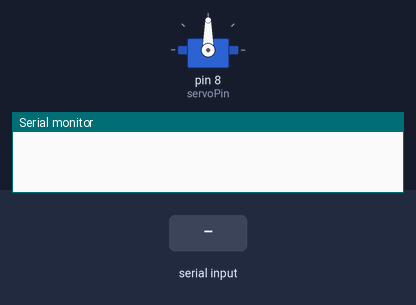
Bench run of a sketch on a simulated Arduino Uno, built with avr-gcc and run on an emulated ATmega328P. Shown: servo, the last lines printed to the serial monitor. Inputs (shaded band) come from the test bench.

Above: at 1.2 s.
1.3 s: "30,150\n" received over Serial
At 3.5 s:
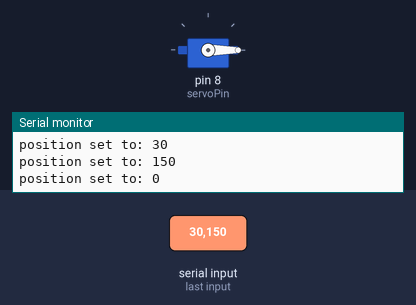
3.8 s: "90,45\n" received over Serial
At 4.6 s:
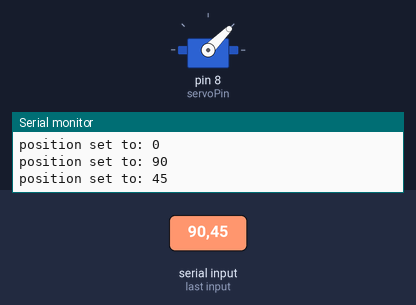
6.3 s: "200\n" received over Serial
At 6.7 s:
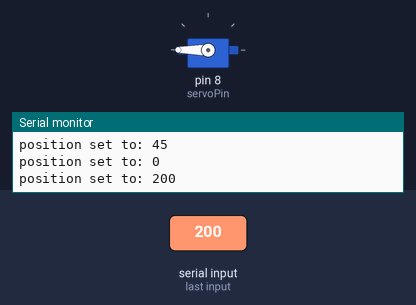
Timing chart, 0 to 9.3 s (numbered marks = the images above; inputs shaded):
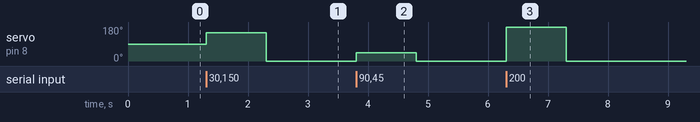

The sketch:

servoPosTest.ino
```cpp
#include <Servo.h>


// pin assignments
const int servoPin = 8;

// user settings
const int pwmMin = 553;
const int pwmMax = 2450;

// initializations
Servo obstacleServo;
volatile int userInput;


// setup
void setup() {
  obstacleServo.attach(servoPin, pwmMin, pwmMax);
  Serial.begin(9600);
}


// main loop
void loop() {
  if (Serial.available()){
    userInput = Serial.parseInt();
    obstacleServo.write(userInput);
    Serial.print("position set to: ");
    Serial.println(userInput);
  }
}
```

Measured:
- after the input at 1.3 s, servo on pin 8 (servoPin): 90° → 150° at once, → 0° 1.0 s later
- after the input at 3.8 s, servo on pin 8 (servoPin): 0° → 45° at once, → 0° 1.0 s later
- after the input at 6.3 s, servo on pin 8 (servoPin): 0° → 180° at once, → 0° 1.0 s later
